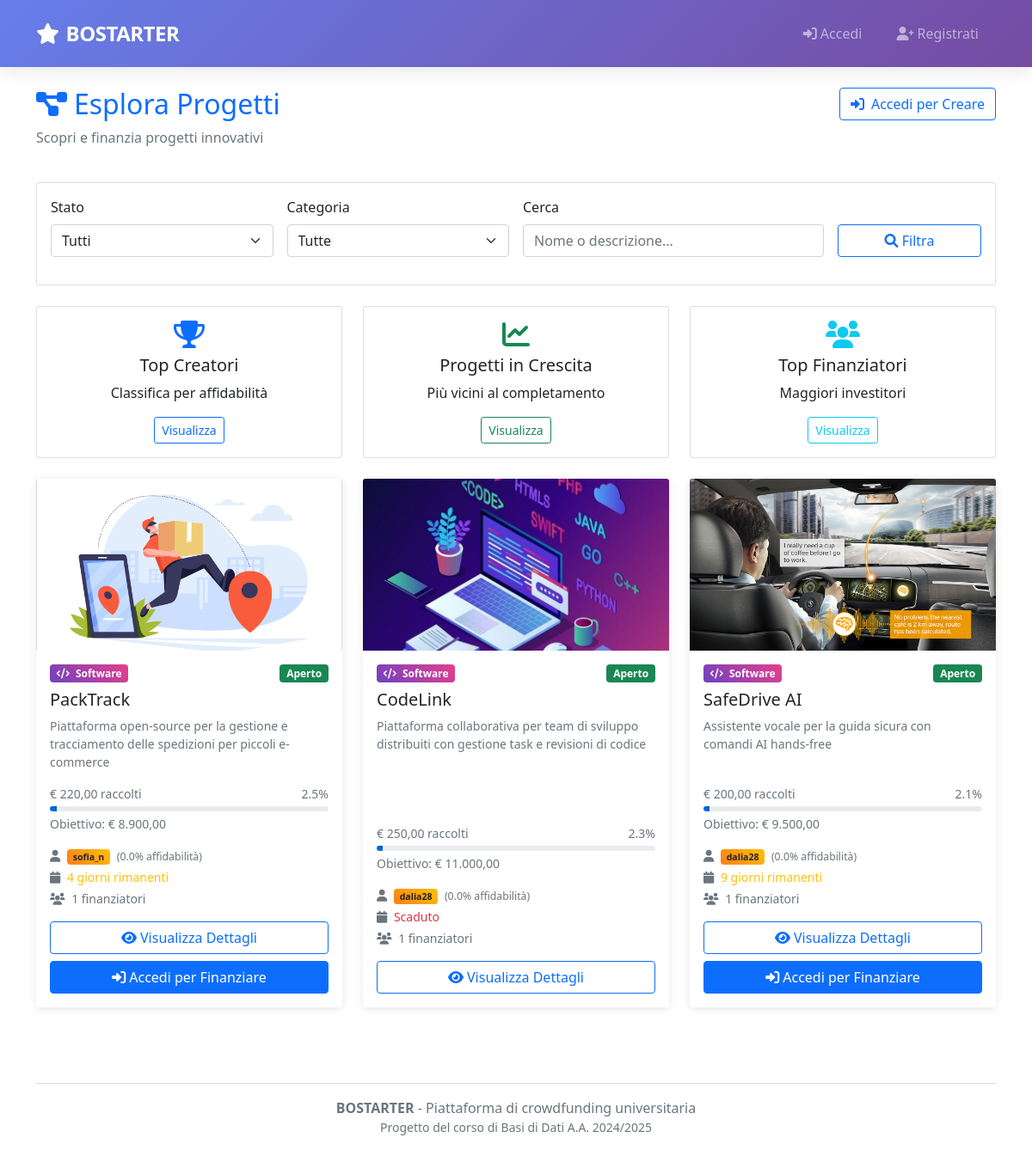
/public/projects/projects.php?category=Software, run on the app's committed database.
### tables this page shows
CREATE TABLE PROGETTO(
    Nome                VARCHAR(100) PRIMARY KEY,
    Descrizione         TEXT NOT NULL,
    Data_Inserimento    DATE NOT NULL,
    Stato               ENUM('aperto', 'chiuso')NOT NULL DEFAULT 'aperto',
    Budget              DECIMAL(10,2) NOT NULL,
    Data_Limite         DATE NOT NULL,
    Tipo                ENUM('Hardware', 'Software') NOT NULL,
    Email_Creatore      VARCHAR(100) NOT NULL,
    FOREIGN KEY (Email_Creatore) REFERENCES CREATORE(Email) ON DELETE CASCADE
);

CREATE TABLE UTENTE(
    Email               VARCHAR(100) PRIMARY KEY,
    Nickname            VARCHAR(50) UNIQUE NOT NULL,
    Password            VARCHAR(255) NOT NULL,
    Nome                VARCHAR(50) NOT NULL,
    Cognome             VARCHAR(50) NOT NULL,
    Anno_Di_Nascita     DATE NOT NULL,
    Luogo_Di_Nascita    VARCHAR(100) NOT NULL
);

CREATE TABLE CREATORE (
    Email           VARCHAR(100) PRIMARY KEY,
    Nr_Progetti     INT DEFAULT 0,
    Affidabilita    FLOAT DEFAULT 0,
    FOREIGN KEY (Email) REFERENCES UTENTE(Email) ON DELETE CASCADE
);

### public/projects/projects.php (the view, shortened to what the rows shown need)
<?php
require_once '../../config/database.php';
$db = Database::getInstance();
$db->ensureEventScheduler();
$db->execute("
    UPDATE PROGETTO
    SET Stato = 'chiuso'
    WHERE Stato = 'aperto' AND Data_Limite <= CURDATE()
");
$searchQuery = trim($_GET['search'] ?? '');
$statusFilter = $_GET['status'] ?? 'all';
$categoryFilter = $_GET['category'] ?? 'all';
$whereClause = "WHERE 1=1";
$params = [];
if ($categoryFilter !== 'all') {
    $whereClause .= " AND p.Tipo = ?";
    $params[] = $categoryFilter;
}
$sql = "
    SELECT
        p.Nome,
        p.Descrizione,
        p.Data_Inserimento,
        p.Stato,
        p.Budget,
        p.Data_Limite,
        p.Tipo AS Categoria,
        u.Nickname AS Creatore,
        c.Affidabilita,
        COALESCE(SUM(f.Importo), 0) AS Totale_Finanziato,
        COUNT(DISTINCT f.ID) AS Num_Finanziatori,
        foto.percorso AS Foto,
        DATEDIFF(p.Data_Limite, CURDATE()) AS Giorni_Rimanenti
    FROM PROGETTO p
    JOIN CREATORE c ON p.Email_Creatore = c.Email
    JOIN UTENTE u ON c.Email = u.Email
    LEFT JOIN FINANZIAMENTO f ON p.Nome = f.Nome_Progetto
    LEFT JOIN FOTO foto ON p.Nome = foto.Nome_Progetto
    $whereClause
    GROUP BY p.Nome, p.Descrizione, p.Data_Inserimento, p.Stato, p.Budget, p.Data_Limite, p.Tipo, u.Nickname, c.Affidabilita, foto.percorso
    ORDER BY p.Data_Inserimento DESC
";
$progetti = $db->fetchAll($sql, $params);
$isLoggedIn = SessionManager::isLoggedIn();
$isCreator = SessionManager::isCreator();
?>
<!DOCTYPE html>
<html lang="it">
<head>
    <link href="https://cdn.jsdelivr.net/npm/bootstrap@5.1.3/dist/css/bootstrap.min.css" rel="stylesheet">
    <link href="https://cdnjs.cloudflare.com/ajax/libs/font-awesome/6.0.0/css/all.min.css" rel="stylesheet">
</head>
<body>
<div class="container mt-4">
    <div class="row mb-4">
        <div class="col-md-8">
            <h1 class="h2 text-primary">
                <i class="fas fa-project-diagram me-2"></i>Esplora Progetti
            </h1>
        </div>
    </div>
    <div class="row">
        <?php if (empty($progetti)): ?>
            <div class="col-12">
                <div class="text-center py-5">
                    <i class="fas fa-search fa-3x text-muted mb-3"></i>
                    <h4 class="text-muted">Nessun progetto trovato</h4>
                    <p class="text-muted">
                        <?php if (!empty($searchQuery) || $statusFilter !== 'all' || $categoryFilter !== 'all'): ?>
                            Prova a modificare i filtri di ricerca
                        <?php else: ?>
                            Non ci sono ancora progetti nella piattaforma
                        <?php endif; ?>
                    </p>
                    <?php if ($isLoggedIn && $isCreator): ?>
                        <a href="../dashboard/creator_dashboard.php" class="btn btn-primary">
                            <i class="fas fa-plus me-2"></i>Crea il Primo Progetto
                        </a>
                    <?php endif; ?>
                </div>
            </div>
        <?php else: ?>
            <?php foreach ($progetti as $progetto): ?>
                <?php
                $percentualeCompletamento = $progetto['Budget'] > 0
                    ? min(100, ($progetto['Totale_Finanziato'] / $progetto['Budget']) * 100)
                    : 0;
                $giorniRimanenti = $progetto['Giorni_Rimanenti'];
                $statoClasse = $progetto['Stato'] === 'aperto' ? 'success' : 'secondary';
                ?>
                <div class="col-lg-4 col-md-6 mb-4">
                    <div class="card project-card h-100">
                        <?php
                        $fotoDb = $progetto['Foto'] ?? '';
                        if ($fotoDb !== '') {
                            $src = (strpos($fotoDb, 'img/') === 0)
                                ? "/Bostarter/{$fotoDb}"
                                : "/Bostarter/img/{$fotoDb}";
                        } else {
                            $src = null;
                        }
                        ?>
                        <?php if ($src): ?>
                            <img src="<?= htmlspecialchars($src) ?>"
                                 class="card-img-top"
                                 style="height:200px; object-fit:cover;"
                                 alt="<?= htmlspecialchars($progetto['Nome']) ?>">
                        <?php endif; ?>
                        <div class="card-body d-flex flex-column">
                            <div class="d-flex justify-content-between align-items-start mb-2">
                                <span class="badge <?= $progetto['Categoria'] === 'Hardware' ? 'badge-hardware' : 'badge-software' ?> text-white">
                                    <i class="fas fa-<?= $progetto['Categoria'] === 'Hardware' ? 'microchip' : 'code' ?> me-1"></i>
                                    <?= htmlspecialchars($progetto['Categoria']) ?>
                                </span>
                                <span class="badge bg-<?= $statoClasse ?>"><?= ucfirst($progetto['Stato']) ?></span>
                            </div>
                            <h5 class="card-title"><?= htmlspecialchars($progetto['Nome']) ?></h5>
                            <p class="card-text text-muted small flex-grow-1">
                                <?= htmlspecialchars(substr($progetto['Descrizione'], 0, 100)) ?>
                            </p>
                            <div class="mb-3">
                                <div class="d-flex justify-content-between small text-muted mb-1">
                                    <span><?= Utils::formatCurrency($progetto['Totale_Finanziato']) ?> raccolti</span>
                                    <span><?= number_format($percentualeCompletamento, 1) ?>%</span>
                                </div>
                                <div class="progress" style="height: 6px;">
                                    <div class="progress-bar progress-bar-custom"
                                         style="width: <?= $percentualeCompletamento ?>%"></div>
                                </div>
                                <div class="small text-muted mt-1">
                                    Obiettivo: <?= Utils::formatCurrency($progetto['Budget']) ?>
                                </div>
                            </div>
                            <div class="row small text-muted mb-3">
                                <div class="col-12 mb-1">
                                    <i class="fas fa-user me-1"></i>
                                    <span class="creator-badge badge text-dark">
                                        <?= htmlspecialchars($progetto['Creatore']) ?>
                                    </span>
                                    <small class="ms-1">
                                        (<?= number_format($progetto['Affidabilita'] * 100, 1) ?>% affidabilità)
                                    </small>
                                </div>
                                <div class="col-12 mb-1">
                                    <i class="fas fa-calendar me-1"></i>
                                    <?php if ($giorniRimanenti > 0): ?>
                                        <span class="text-warning"><?= $giorniRimanenti ?> giorni rimanenti</span>
                                    <?php else: ?>
                                        <span class="text-danger">Scaduto</span>
                                    <?php endif; ?>
                                </div>
                                <div class="col-12">
                                    <i class="fas fa-users me-1"></i>
                                    <?= $progetto['Num_Finanziatori'] ?> finanziatori
                                </div>
                            </div>
                            <div class="mt-auto">
                                <div class="d-grid gap-2">
                                    <a href="project_detail.php?name=<?= urlencode($progetto['Nome']) ?>"
                                       class="btn btn-outline-primary">
                                        <i class="fas fa-eye me-1"></i>Visualizza Dettagli
                                    </a>
                                    <?php if ($progetto['Stato'] === 'aperto' && $giorniRimanenti > 0): ?>
                                        <?php if ($isLoggedIn): ?>
                                            <a href="project_detail.php?name=<?= urlencode($progetto['Nome']) ?>&action=fund"
                                               class="btn btn-primary">
                                                <i class="fas fa-heart me-1"></i>Finanzia Progetto
                                            </a>
                                        <?php else: ?>
                                            <a href="../../index.html" class="btn btn-primary">
                                                <i class="fas fa-sign-in-alt me-1"></i>Accedi per Finanziare
                                            </a>
                                        <?php endif; ?>
                                    <?php endif; ?>
                                </div>
                            </div>
                        </div>
                    </div>
                </div>
            <?php endforeach; ?>
        <?php endif; ?>
    </div>
</div>
</body>
</html>

### data on the page
progetto: Nome (picture), Tipo "Software", Stato "Aperto", Nome "PackTrack", Descrizione "Piattaforma open-source per la gestione e tracciamento delle spedizioni per piccoli e-commerce", Totale_Finanziato "€ 220,00", percentualeCompletamento "2.5", $percentualeCompletamento 2.4719101123596 (drawn), Budget "€ 8.900,00", utente.Nickname "sofia_n", $progetto['Affidabilita']*100 "0.0", giorniRimanenti "4", Num_Finanziatori "1", shows "Accedi per Finanziare"
progetto: Nome (picture), Tipo "Software", Stato "Aperto", Nome "CodeLink", Descrizione "Piattaforma collaborativa per team di sviluppo distribuiti con gestione task e revisioni di codice", Totale_Finanziato "€ 250,00", percentualeCompletamento "2.3", $percentualeCompletamento 2.2727272727273 (drawn), Budget "€ 11.000,00", utente.Nickname "dalia28", $progetto['Affidabilita']*100 "0.0", shows "Scaduto", Num_Finanziatori "1"
progetto: shows a picture, Tipo "Software", Stato "Aperto", Nome "SafeDrive AI", Descrizione "Assistente vocale per la guida sicura con comandi AI hands-free", Totale_Finanziato "€ 200,00", percentualeCompletamento "2.1", $percentualeCompletamento 2.1052631578947 (drawn), Budget "€ 9.500,00", utente.Nickname "dalia28", $progetto['Affidabilita']*100 "0.0", giorniRimanenti "9", Num_Finanziatori "1", shows "Accedi per Finanziare"
